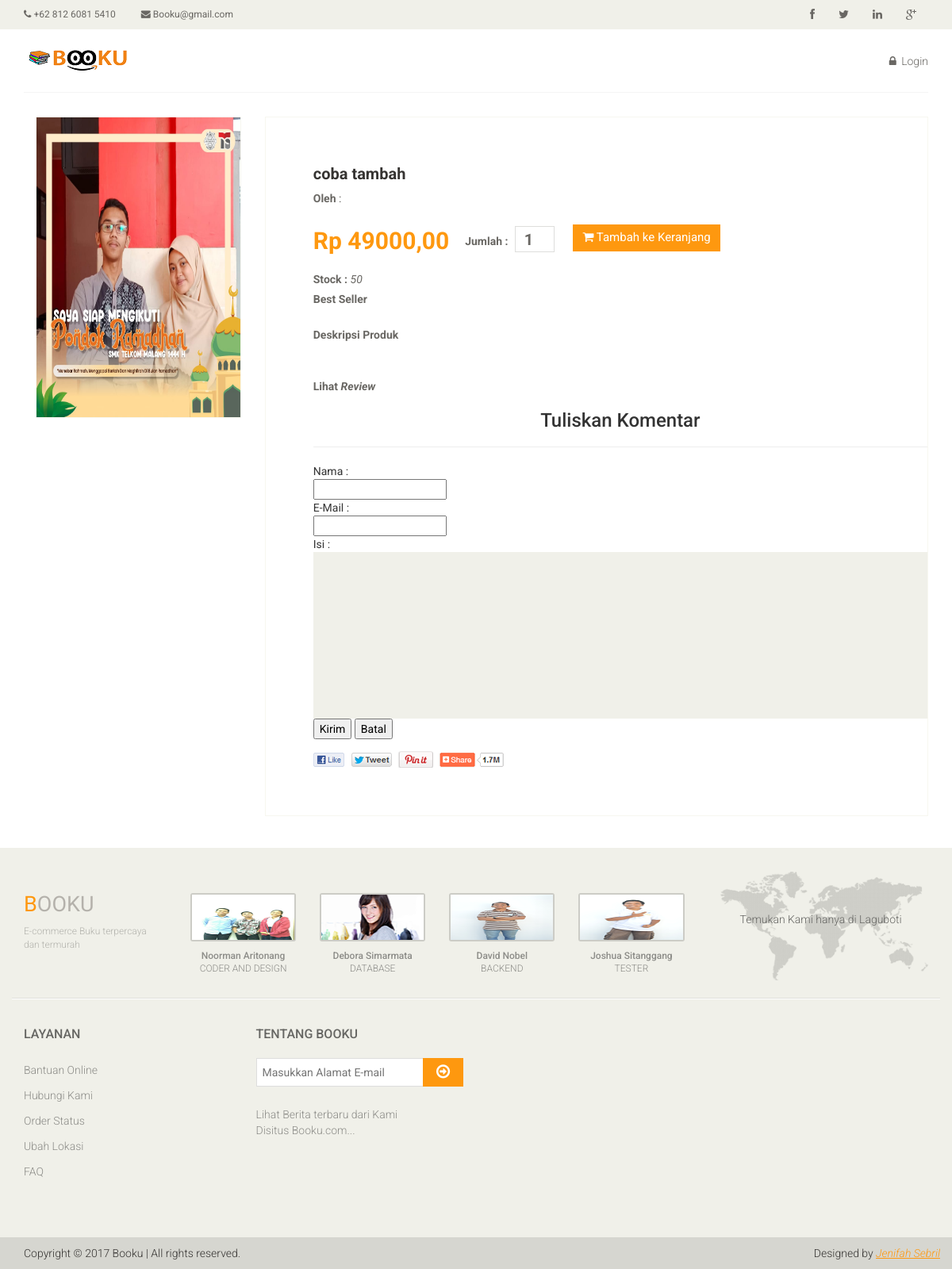
Page /komentar.php on the committed database.
### tables this page shows
CREATE TABLE `products` (
  `P_Id` int(10) NOT NULL,
  `Model` varchar(50) NOT NULL,
  `P_Name` varchar(50) NOT NULL,
  `Category` varchar(50) NOT NULL,
  `Stock` int(10) NOT NULL,
  `Price` int(10) NOT NULL,
  `Image` varchar(100) NOT NULL,
  `Width` int(10) NOT NULL,
  `Weight` int(10) NOT NULL,
  `Height` int(10) NOT NULL,
  `Deskripsi` varchar(500) NOT NULL,
  `Pengarang` varchar(100) NOT NULL,
  `BestSeller` varchar(100) NOT NULL,
  `discount` double DEFAULT 0,
  `hargapesan` int(200) NOT NULL,
  `promodiskon` varchar(100) NOT NULL
);

### komentar.php (the view, shortened to what this page needs)
<?php
	require_once "config.php";
	$id=$_GET["id"];
	$sql="SELECT * FROM products WHERE P_Id='$id'";
	$result = mysqli_query($dbhandle,$sql);
	$row=mysqli_fetch_array($result);
?>
<!DOCTYPE html>
<html lang="en">
<head>
    <link href="css/bootstrap.min.css" rel="stylesheet">
    <link href="css/font-awesome.min.css" rel="stylesheet">
    <link href="css/prettyPhoto.css" rel="stylesheet">
    <link href="css/price-range.css" rel="stylesheet">
    <link href="css/animate.css" rel="stylesheet">
	<link href="css/main.css" rel="stylesheet">
	<link href="css/responsive.css" rel="stylesheet">
</head>
<body>
	<?php include('header.php');?>
	<section>
		<div class="container">
			<div class="row">
				<div class="col-sm-12 padding-right">
					<div class="product-details">
						<div class="col-sm-3">
							<div class="view-product">
								<img src="<?php echo $row["Image"];?>" alt="" />
							</div>
						</div>
						<form action="#" method="POST">
							<div class="col-sm-9">
								<div class="product-information">
									<h2><b><?php echo $row["P_Name"];?></b></h2>
									<p><b>Oleh</b> : <i><?php echo $row["Pengarang"];?></i></p>
									<span>
										<span> Rp <?php echo $hargaAkhir = $row["Price"] - ($potongan = ($row["Price"]*$row["discount"])/100);?>,00</span>
										<label>Jumlah :</label>
										<input type="number" min="1" value="1" name="quantity" />
										<button type="submit" name="addCart" class="btn btn-fefault cart">
											<i class="fa fa-shopping-cart"></i>
											Tambah ke Keranjang
										</button>
									</span>
									<br>
									<p><b>Stock : </b><i><?php echo $row["Stock"];?></i></p>
									<p><b>Best Seller</b> <i><?php echo $row["BestSeller"];?></i></p>
									<br>
									<p><b>Deskripsi Produk</b></p><?php echo $row["Deskripsi"];?>
									<br>
									<br>
									<p><b>Lihat <i>Review</i></b></p>
<h3><center>Tuliskan Komentar</center></h3>
<hr>
<body>
<form action="konfirmasi.php" method="post">
Nama   :<br> <input type="text" name="nama"><br>
E-Mail :<br> <input type="text" name="email"><br>
Isi    : <br>
<textarea name="komentar" cols="45" rows="10"> </textarea><br>
<input type="submit" value="Kirim">
<input type="reset" value="Batal">
									<a href="google.com"><img src="images/product-details/share.png" class="share img-responsive"  alt="" /></a>
								</div>
							</div>
						</form>
					</div>
				</div>
			</div>
		</div>
	</section>
	<?php include('footer.php');?>
</body>
</html>

### css/main.css (style rules this page uses)
body { font-family: 'Roboto', sans-serif; background:; position: relative; font-weight:400px; }
a { -webkit-transition: 300ms; -moz-transition: 300ms; -o-transition: 300ms; transition: 300ms; }
h1, h2, h3, h4, h5, h6 { font-family: 'Roboto', sans-serif; }
.padding-right { padding-right: 0; }
.product-details { overflow:hidden; }
.product-details { margin-bottom: 40px; overflow: hidden; margin-top: 10px; }
.view-product { position: relative; }
.view-product img { border: 1px solid #F7F7F0; height: 380px; width: 100%; }
.product-information { border: 1px solid #F7F7F0; overflow: hidden; padding-bottom: 60px; padding-left: 60px; padding-top: 60px; position: relative; }
.product-information h2 { color: #363432; font-family: 'Roboto', sans-serif; font-size: 20px; margin-top: 0; }
.product-information p { color: #696763; font-family: 'Roboto', sans-serif; margin-bottom: 5px; }
.product-information span { display: inline-block; margin-bottom: 8px; margin-top: 18px; }
.product-information span span { color: #FE980F; float: left; font-family: 'Roboto', sans-serif; font-size: 30px; font-weight: 700; margin-right: 20px; margin-top: 0px; }
.product-information span input { border: 1px solid #DEDEDC; color: #696763; font-family: 'Roboto', sans-serif; font-size: 20px; font-weight: 700; height: 33px; outline: medium none; text-align: center; width: 50px; }
.product-information span label { color: #696763; font-family: 'Roboto', sans-serif; font-weight: 700; margin-right: 5px; }
.share { margin-top: 15px; }
.cart { background: #FE980F; border: 0 none; border-radius: 0; color: #FFFFFF; font-family: 'Roboto', sans-serif; font-size: 15px; margin-bottom: 10px; margin-left: 20px; }
.user_info input, select, textarea { background: #F0F0E9; border:0; color: #696763; padding: 5px; width: 100%; border-radius: 0; resize: none }

### rows in the picture
products: Image (picture), P_Name "coba tambah", Price+discount "49000", Stock "50"
